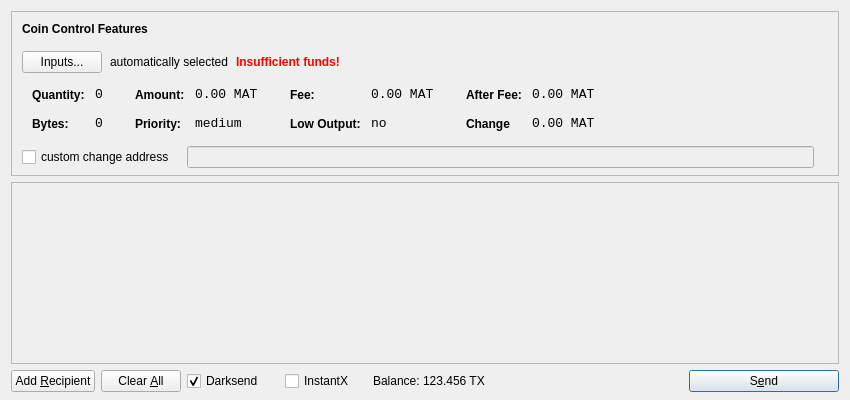
<?xml version="1.0" encoding="UTF-8"?>
<ui version="4.0">
 <class>SendCoinsDialog</class>
 <widget class="QDialog" name="SendCoinsDialog">
  <property name="geometry">
   <rect>
    <x>0</x>
    <y>0</y>
    <width>850</width>
    <height>400</height>
   </rect>
  </property>
  <property name="windowTitle">
   <string>Send Coins</string>
  </property>
  <layout class="QVBoxLayout" name="verticalLayout" stretch="0,1,0">
   <property name="bottomMargin">
    <number>8</number>
   </property>
   <item>
    <widget class="QFrame" name="frameCoinControl">
     <property name="sizePolicy">
      <sizepolicy hsizetype="Expanding" vsizetype="Expanding">
       <horstretch>0</horstretch>
       <verstretch>0</verstretch>
      </sizepolicy>
     </property>
     <property name="maximumSize">
      <size>
       <width>16777215</width>
       <height>16777215</height>
      </size>
     </property>
     <property name="frameShape">
      <enum>QFrame::StyledPanel</enum>
     </property>
     <property name="frameShadow">
      <enum>QFrame::Sunken</enum>
     </property>
     <layout class="QVBoxLayout" name="verticalLayoutCoinControl2">
      <property name="spacing">
       <number>-1</number>
      </property>
      <property name="leftMargin">
       <number>0</number>
      </property>
      <property name="topMargin">
       <number>0</number>
      </property>
      <property name="rightMargin">
       <number>0</number>
      </property>
      <property name="bottomMargin">
       <number>6</number>
      </property>
      <item>
       <layout class="QVBoxLayout" name="verticalLayoutCoinControl" stretch="0,0,0,0,1">
        <property name="spacing">
         <number>0</number>
        </property>
        <property name="leftMargin">
         <number>10</number>
        </property>
        <property name="topMargin">
         <number>10</number>
        </property>
        <item>
         <layout class="QHBoxLayout" name="horizontalLayoutCoinControl1">
          <property name="bottomMargin">
           <number>15</number>
          </property>
          <item>
           <widget class="QLabel" name="labelCoinControlFeatures">
            <property name="sizePolicy">
             <sizepolicy hsizetype="Preferred" vsizetype="Maximum">
              <horstretch>0</horstretch>
              <verstretch>0</verstretch>
             </sizepolicy>
            </property>
            <property name="font">
             <font>
              <weight>75</weight>
              <bold>true</bold>
             </font>
            </property>
            <property name="styleSheet">
             <string notr="true">font-weight:bold;</string>
            </property>
            <property name="text">
             <string>Coin Control Features</string>
            </property>
           </widget>
          </item>
         </layout>
        </item>
        <item>
         <layout class="QHBoxLayout" name="horizontalLayoutCoinControl2" stretch="0,0,0,0">
          <property name="spacing">
           <number>8</number>
          </property>
          <property name="bottomMargin">
           <number>10</number>
          </property>
          <item>
           <widget class="QPushButton" name="pushButtonCoinControl">
            <property name="styleSheet">
             <string notr="true"/>
            </property>
            <property name="text">
             <string>Inputs...</string>
            </property>
           </widget>
          </item>
          <item>
           <widget class="QLabel" name="labelCoinControlAutomaticallySelected">
            <property name="text">
             <string>automatically selected</string>
            </property>
            <property name="margin">
             <number>5</number>
            </property>
           </widget>
          </item>
          <item>
           <widget class="QLabel" name="labelCoinControlInsuffFunds">
            <property name="font">
             <font>
              <weight>75</weight>
              <bold>true</bold>
             </font>
            </property>
            <property name="styleSheet">
             <string notr="true">color:red;font-weight:bold;</string>
            </property>
            <property name="text">
             <string>Insufficient funds!</string>
            </property>
            <property name="margin">
             <number>5</number>
            </property>
           </widget>
          </item>
          <item>
           <spacer name="horizontalSpacerCoinControl">
            <property name="orientation">
             <enum>Qt::Horizontal</enum>
            </property>
            <property name="sizeHint" stdset="0">
             <size>
              <width>40</width>
              <height>1</height>
             </size>
            </property>
           </spacer>
          </item>
         </layout>
        </item>
        <item>
         <widget class="QWidget" name="widgetCoinControl" native="true">
          <property name="sizePolicy">
           <sizepolicy hsizetype="Preferred" vsizetype="Preferred">
            <horstretch>0</horstretch>
            <verstretch>0</verstretch>
           </sizepolicy>
          </property>
          <property name="minimumSize">
           <size>
            <width>0</width>
            <height>0</height>
           </size>
          </property>
          <property name="styleSheet">
           <string notr="true"/>
          </property>
          <layout class="QHBoxLayout" name="horizontalLayoutCoinControl5">
           <property name="margin">
            <number>0</number>
           </property>
           <item>
            <layout class="QHBoxLayout" name="horizontalLayoutCoinControl3" stretch="0,0,0,1">
             <property name="spacing">
              <number>20</number>
             </property>
             <property name="topMargin">
              <number>0</number>
             </property>
             <property name="bottomMargin">
              <number>10</number>
             </property>
             <item>
              <layout class="QFormLayout" name="formLayoutCoinControl1">
               <property name="horizontalSpacing">
                <number>10</number>
               </property>
               <property name="verticalSpacing">
                <number>14</number>
               </property>
               <property name="leftMargin">
                <number>10</number>
               </property>
               <property name="topMargin">
                <number>4</number>
               </property>
               <property name="rightMargin">
                <number>6</number>
               </property>
               <item row="0" column="0">
                <widget class="QLabel" name="labelCoinControlQuantityText">
                 <property name="styleSheet">
                  <string notr="true">font-weight:bold;</string>
                 </property>
                 <property name="text">
                  <string>Quantity:</string>
                 </property>
                 <property name="margin">
                  <number>0</number>
                 </property>
                </widget>
               </item>
               <item row="0" column="1">
                <widget class="QLabel" name="labelCoinControlQuantity">
                 <property name="font">
                  <font>
                   <family>Monospace</family>
                   <pointsize>10</pointsize>
                  </font>
                 </property>
                 <property name="cursor">
                  <cursorShape>IBeamCursor</cursorShape>
                 </property>
                 <property name="contextMenuPolicy">
                  <enum>Qt::ActionsContextMenu</enum>
                 </property>
                 <property name="text">
                  <string>0</string>
                 </property>
                 <property name="margin">
                  <number>0</number>
                 </property>
                 <property name="textInteractionFlags">
                  <set>Qt::LinksAccessibleByMouse|Qt::TextSelectableByKeyboard|Qt::TextSelectableByMouse</set>
                 </property>
                </widget>
               </item>
               <item row="1" column="0">
                <widget class="QLabel" name="labelCoinControlBytesText">
                 <property name="styleSheet">
                  <string notr="true">font-weight:bold;</string>
                 </property>
                 <property name="text">
                  <string>Bytes:</string>
                 </property>
                </widget>
               </item>
               <item row="1" column="1">
                <widget class="QLabel" name="labelCoinControlBytes">
                 <property name="font">
                  <font>
                   <family>Monospace</family>
                   <pointsize>10</pointsize>
                  </font>
                 </property>
                 <property name="cursor">
                  <cursorShape>IBeamCursor</cursorShape>
                 </property>
                 <property name="contextMenuPolicy">
                  <enum>Qt::ActionsContextMenu</enum>
                 </property>
                 <property name="text">
                  <string>0</string>
                 </property>
                 <property name="textInteractionFlags">
                  <set>Qt::LinksAccessibleByMouse|Qt::TextSelectableByKeyboard|Qt::TextSelectableByMouse</set>
                 </property>
                </widget>
               </item>
              </layout>
             </item>
             <item>
              <layout class="QFormLayout" name="formLayoutCoinControl2">
               <property name="horizontalSpacing">
                <number>10</number>
               </property>
               <property name="verticalSpacing">
                <number>14</number>
               </property>
               <property name="leftMargin">
                <number>6</number>
               </property>
               <property name="topMargin">
                <number>4</number>
               </property>
               <property name="rightMargin">
                <number>6</number>
               </property>
               <item row="0" column="0">
                <widget class="QLabel" name="labelCoinControlAmountText">
                 <property name="styleSheet">
                  <string notr="true">font-weight:bold;</string>
                 </property>
                 <property name="text">
                  <string>Amount:</string>
                 </property>
                 <property name="margin">
                  <number>0</number>
                 </property>
                </widget>
               </item>
               <item row="0" column="1">
                <widget class="QLabel" name="labelCoinControlAmount">
                 <property name="font">
                  <font>
                   <family>Monospace</family>
                   <pointsize>10</pointsize>
                  </font>
                 </property>
                 <property name="cursor">
                  <cursorShape>IBeamCursor</cursorShape>
                 </property>
                 <property name="contextMenuPolicy">
                  <enum>Qt::ActionsContextMenu</enum>
                 </property>
                 <property name="text">
                  <string>0.00 MAT</string>
                 </property>
                 <property name="textInteractionFlags">
                  <set>Qt::LinksAccessibleByMouse|Qt::TextSelectableByKeyboard|Qt::TextSelectableByMouse</set>
                 </property>
                </widget>
               </item>
               <item row="1" column="0">
                <widget class="QLabel" name="labelCoinControlPriorityText">
                 <property name="styleSheet">
                  <string notr="true">font-weight:bold;</string>
                 </property>
                 <property name="text">
                  <string>Priority:</string>
                 </property>
                </widget>
               </item>
               <item row="1" column="1">
                <widget class="QLabel" name="labelCoinControlPriority">
                 <property name="font">
                  <font>
                   <family>Monospace</family>
                   <pointsize>10</pointsize>
                  </font>
                 </property>
                 <property name="cursor">
                  <cursorShape>IBeamCursor</cursorShape>
                 </property>
                 <property name="contextMenuPolicy">
                  <enum>Qt::ActionsContextMenu</enum>
                 </property>
                 <property name="text">
                  <string>medium</string>
                 </property>
                 <property name="textInteractionFlags">
                  <set>Qt::LinksAccessibleByMouse|Qt::TextSelectableByKeyboard|Qt::TextSelectableByMouse</set>
                 </property>
                </widget>
               </item>
              </layout>
             </item>
             <item>
              <layout class="QFormLayout" name="formLayoutCoinControl3">
               <property name="horizontalSpacing">
                <number>10</number>
               </property>
               <property name="verticalSpacing">
                <number>14</number>
               </property>
               <property name="leftMargin">
                <number>6</number>
               </property>
               <property name="topMargin">
                <number>4</number>
               </property>
               <property name="rightMargin">
                <number>6</number>
               </property>
               <item row="0" column="0">
                <widget class="QLabel" name="labelCoinControlFeeText">
                 <property name="styleSheet">
                  <string notr="true">font-weight:bold;</string>
                 </property>
                 <property name="text">
                  <string>Fee:</string>
                 </property>
                 <property name="margin">
                  <number>0</number>
                 </property>
                </widget>
               </item>
               <item row="0" column="1">
                <widget class="QLabel" name="labelCoinControlFee">
                 <property name="font">
                  <font>
                   <family>Monospace</family>
                   <pointsize>10</pointsize>
                  </font>
                 </property>
                 <property name="cursor">
                  <cursorShape>IBeamCursor</cursorShape>
                 </property>
                 <property name="contextMenuPolicy">
                  <enum>Qt::ActionsContextMenu</enum>
                 </property>
                 <property name="text">
                  <string>0.00 MAT</string>
                 </property>
                 <property name="textInteractionFlags">
                  <set>Qt::LinksAccessibleByMouse|Qt::TextSelectableByKeyboard|Qt::TextSelectableByMouse</set>
                 </property>
                </widget>
               </item>
               <item row="1" column="0">
                <widget class="QLabel" name="labelCoinControlLowOutputText">
                 <property name="styleSheet">
                  <string notr="true">font-weight:bold;</string>
                 </property>
                 <property name="text">
                  <string>Low Output:</string>
                 </property>
                </widget>
               </item>
               <item row="1" column="1">
                <widget class="QLabel" name="labelCoinControlLowOutput">
                 <property name="font">
                  <font>
                   <family>Monospace</family>
                   <pointsize>10</pointsize>
                  </font>
                 </property>
                 <property name="cursor">
                  <cursorShape>IBeamCursor</cursorShape>
                 </property>
                 <property name="contextMenuPolicy">
                  <enum>Qt::ActionsContextMenu</enum>
                 </property>
                 <property name="text">
                  <string>no</string>
                 </property>
                 <property name="textInteractionFlags">
                  <set>Qt::LinksAccessibleByMouse|Qt::TextSelectableByKeyboard|Qt::TextSelectableByMouse</set>
                 </property>
                </widget>
               </item>
              </layout>
             </item>
             <item>
              <layout class="QFormLayout" name="formLayoutCoinControl4">
               <property name="horizontalSpacing">
                <number>10</number>
               </property>
               <property name="verticalSpacing">
                <number>14</number>
               </property>
               <property name="leftMargin">
                <number>6</number>
               </property>
               <property name="topMargin">
                <number>4</number>
               </property>
               <property name="rightMargin">
                <number>6</number>
               </property>
               <item row="0" column="0">
                <widget class="QLabel" name="labelCoinControlAfterFeeText">
                 <property name="styleSheet">
                  <string notr="true">font-weight:bold;</string>
                 </property>
                 <property name="text">
                  <string>After Fee:</string>
                 </property>
                 <property name="margin">
                  <number>0</number>
                 </property>
                </widget>
               </item>
               <item row="0" column="1">
                <widget class="QLabel" name="labelCoinControlAfterFee">
                 <property name="font">
                  <font>
                   <family>Monospace</family>
                   <pointsize>10</pointsize>
                  </font>
                 </property>
                 <property name="cursor">
                  <cursorShape>IBeamCursor</cursorShape>
                 </property>
                 <property name="contextMenuPolicy">
                  <enum>Qt::ActionsContextMenu</enum>
                 </property>
                 <property name="text">
                  <string>0.00 MAT</string>
                 </property>
                 <property name="textInteractionFlags">
                  <set>Qt::LinksAccessibleByMouse|Qt::TextSelectableByKeyboard|Qt::TextSelectableByMouse</set>
                 </property>
                </widget>
               </item>
               <item row="1" column="0">
                <widget class="QLabel" name="labelCoinControlChangeText">
                 <property name="styleSheet">
                  <string notr="true">font-weight:bold;</string>
                 </property>
                 <property name="text">
                  <string>Change</string>
                 </property>
                </widget>
               </item>
               <item row="1" column="1">
                <widget class="QLabel" name="labelCoinControlChange">
                 <property name="font">
                  <font>
                   <family>Monospace</family>
                   <pointsize>10</pointsize>
                  </font>
                 </property>
                 <property name="cursor">
                  <cursorShape>IBeamCursor</cursorShape>
                 </property>
                 <property name="contextMenuPolicy">
                  <enum>Qt::ActionsContextMenu</enum>
                 </property>
                 <property name="text">
                  <string>0.00 MAT</string>
                 </property>
                 <property name="textInteractionFlags">
                  <set>Qt::LinksAccessibleByMouse|Qt::TextSelectableByKeyboard|Qt::TextSelectableByMouse</set>
                 </property>
                </widget>
               </item>
              </layout>
             </item>
            </layout>
           </item>
          </layout>
         </widget>
        </item>
        <item>
         <layout class="QHBoxLayout" name="horizontalLayoutCoinControl4" stretch="0,0,0">
          <property name="spacing">
           <number>12</number>
          </property>
          <property name="sizeConstraint">
           <enum>QLayout::SetDefaultConstraint</enum>
          </property>
          <property name="topMargin">
           <number>5</number>
          </property>
          <property name="rightMargin">
           <number>5</number>
          </property>
          <item>
           <widget class="QCheckBox" name="checkBoxCoinControlChange">
            <property name="text">
             <string>custom change address</string>
            </property>
           </widget>
          </item>
          <item>
           <widget class="QLineEdit" name="lineEditCoinControlChange">
            <property name="enabled">
             <bool>false</bool>
            </property>
            <property name="sizePolicy">
             <sizepolicy hsizetype="Expanding" vsizetype="Fixed">
              <horstretch>0</horstretch>
              <verstretch>0</verstretch>
             </sizepolicy>
            </property>
           </widget>
          </item>
          <item>
           <widget class="QLabel" name="labelCoinControlChangeLabel">
            <property name="sizePolicy">
             <sizepolicy hsizetype="Preferred" vsizetype="Expanding">
              <horstretch>0</horstretch>
              <verstretch>0</verstretch>
             </sizepolicy>
            </property>
            <property name="minimumSize">
             <size>
              <width>0</width>
              <height>0</height>
             </size>
            </property>
            <property name="text">
             <string/>
            </property>
            <property name="margin">
             <number>3</number>
            </property>
           </widget>
          </item>
         </layout>
        </item>
        <item>
         <spacer name="verticalSpacerCoinControl">
          <property name="orientation">
           <enum>Qt::Vertical</enum>
          </property>
          <property name="sizeHint" stdset="0">
           <size>
            <width>800</width>
            <height>1</height>
           </size>
          </property>
         </spacer>
        </item>
       </layout>
      </item>
     </layout>
    </widget>
   </item>
   <item>
    <widget class="QScrollArea" name="scrollArea">
     <property name="widgetResizable">
      <bool>true</bool>
     </property>
     <widget class="QWidget" name="scrollAreaWidgetContents">
      <property name="geometry">
       <rect>
        <x>0</x>
        <y>0</y>
        <width>830</width>
        <height>165</height>
       </rect>
      </property>
      <layout class="QVBoxLayout" name="verticalLayout_2">
       <property name="margin">
        <number>0</number>
       </property>
       <item>
        <layout class="QVBoxLayout" name="entries">
         <property name="spacing">
          <number>6</number>
         </property>
        </layout>
       </item>
       <item>
        <spacer name="verticalSpacer">
         <property name="orientation">
          <enum>Qt::Vertical</enum>
         </property>
         <property name="sizeHint" stdset="0">
          <size>
           <width>20</width>
           <height>40</height>
          </size>
         </property>
        </spacer>
       </item>
      </layout>
     </widget>
    </widget>
   </item>
   <item>
    <layout class="QHBoxLayout" name="horizontalLayout">
     <item>
      <widget class="QPushButton" name="addButton">
       <property name="toolTip">
        <string>Send to multiple recipients at once</string>
       </property>
       <property name="text">
        <string>Add &amp;Recipient</string>
       </property>
       <property name="autoDefault">
        <bool>false</bool>
       </property>
      </widget>
     </item>
     <item>
      <widget class="QPushButton" name="clearButton">
       <property name="sizePolicy">
        <sizepolicy hsizetype="Minimum" vsizetype="Fixed">
         <horstretch>0</horstretch>
         <verstretch>0</verstretch>
        </sizepolicy>
       </property>
       <property name="toolTip">
        <string>Remove all transaction fields</string>
       </property>
       <property name="text">
        <string>Clear &amp;All</string>
       </property>
       <property name="autoRepeatDelay">
        <number>300</number>
       </property>
       <property name="autoDefault">
        <bool>false</bool>
       </property>
      </widget>
     </item>
     <item>
      <layout class="QHBoxLayout" name="horizontalLayout_2">
       <property name="spacing">
        <number>3</number>
       </property>
        <item>
        <widget class="QCheckBox" name="checkUseDarksend">
         <property name="minimumSize">
          <size>
           <width>95</width>
           <height>0</height>
          </size>
         </property>
         <property name="text">
          <string>Darksend</string>
         </property>
         <property name="checked">
          <bool>true</bool>
         </property>
        </widget>
       </item>
       <item>
        <widget class="QCheckBox" name="checkInstantX">
         <property name="enabled">
          <bool>true</bool>
         </property>
         <property name="minimumSize">
          <size>
           <width>85</width>
           <height>0</height>
          </size>
         </property>
         <property name="text">
          <string>InstantX</string>
         </property>
        </widget>
       </item>
       <item>
        <widget class="QLabel" name="label">
         <property name="sizePolicy">
          <sizepolicy hsizetype="Preferred" vsizetype="Fixed">
           <horstretch>0</horstretch>
           <verstretch>0</verstretch>
          </sizepolicy>
         </property>
         <property name="text">
          <string>Balance:</string>
         </property>
        </widget>
       </item>
       <item>
        <widget class="QLabel" name="labelBalance">
         <property name="sizePolicy">
          <sizepolicy hsizetype="Preferred" vsizetype="Fixed">
           <horstretch>0</horstretch>
           <verstretch>0</verstretch>
          </sizepolicy>
         </property>
         <property name="cursor">
          <cursorShape>IBeamCursor</cursorShape>
         </property>
         <property name="text">
          <string>123.456 TX</string>
         </property>
         <property name="textInteractionFlags">
          <set>Qt::LinksAccessibleByMouse|Qt::TextSelectableByKeyboard|Qt::TextSelectableByMouse</set>
         </property>
        </widget>
       </item>
      </layout>
     </item>
     <item>
      <spacer name="horizontalSpacer">
       <property name="orientation">
        <enum>Qt::Horizontal</enum>
       </property>
       <property name="sizeHint" stdset="0">
        <size>
         <width>40</width>
         <height>20</height>
        </size>
       </property>
      </spacer>
     </item>
     <item>
      <widget class="QPushButton" name="sendButton">
       <property name="minimumSize">
        <size>
         <width>150</width>
         <height>0</height>
        </size>
       </property>
       <property name="toolTip">
        <string>Confirm the send action</string>
       </property>
       <property name="text">
        <string>S&amp;end</string>
       </property>
       <property name="icon">
        <iconset resource="../bitcoin.qrc">
         <normaloff>:/icons/send</normaloff>:/icons/send</iconset>
       </property>
       <property name="default">
        <bool>true</bool>
       </property>
      </widget>
     </item>
    </layout>
   </item>
  </layout>
 </widget>
 <resources>
  <include location="../bitcoin.qrc"/>
 </resources>
 <connections/>
</ui>
